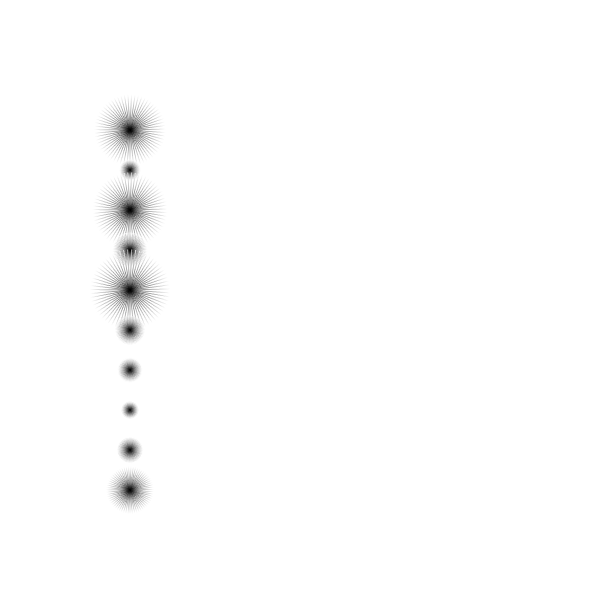
Frame 1 (no input)
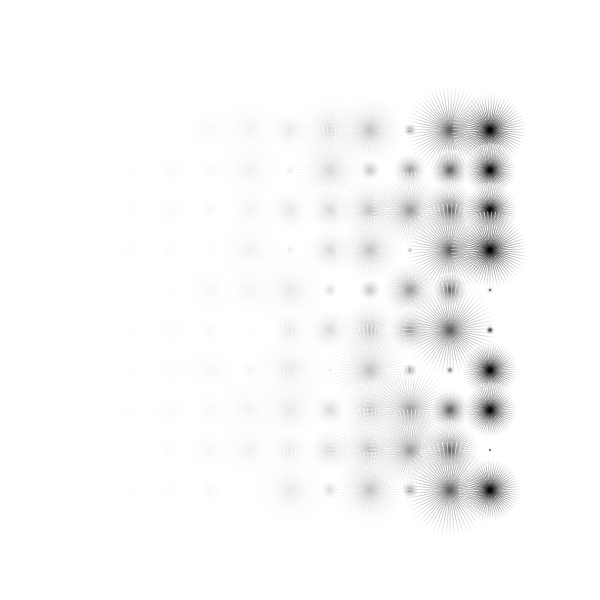
Frame 60 (no input)
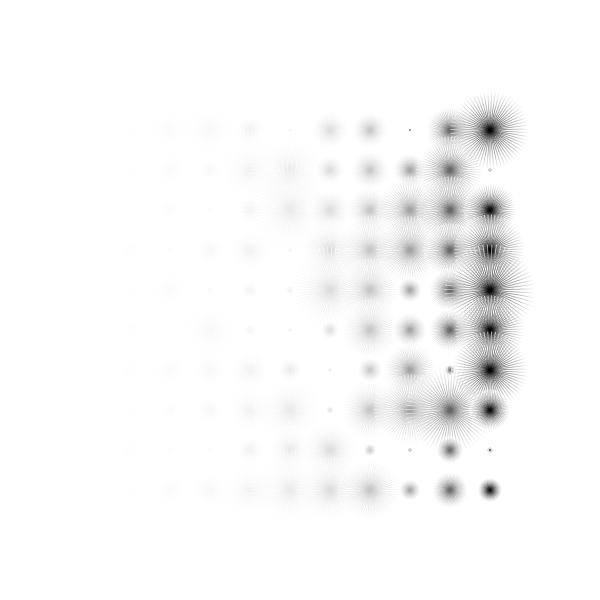
Frame 120 (the mouse pressed at the canvas centre since frame 60)

The p5.js sketch that drew these frames (run headless with seeded random() and noise() and a simulated clock; from frame 60 on, the mouse is pressed at the canvas centre):

// p5.js sketch
// ── sketch.js
function setup() {
  createCanvas(600, 600);
  noStroke();
  frameRate(60);
  // noLoop();
}

let i = 0;

function draw() {
  background(255, 100);
  
  // for(i=0;i<10;i++) {
    for(j=0;j<10;j++) {
      size = random(50);
      for(l=0;l<size;l++) {
        for(k=0;k<PI*2;k=k+0.1) {
          fill(map(l,0,size,0,255))
          circle(130+i*40+sin(k)*l,130+j*40+cos(k)*l,1);
        }
      }
    }
  // }
  
  if(i<9) {
    i++; 
  }
  else {
    i=0;
  }
}

// function keyPressed() {
  // redraw();
// }
